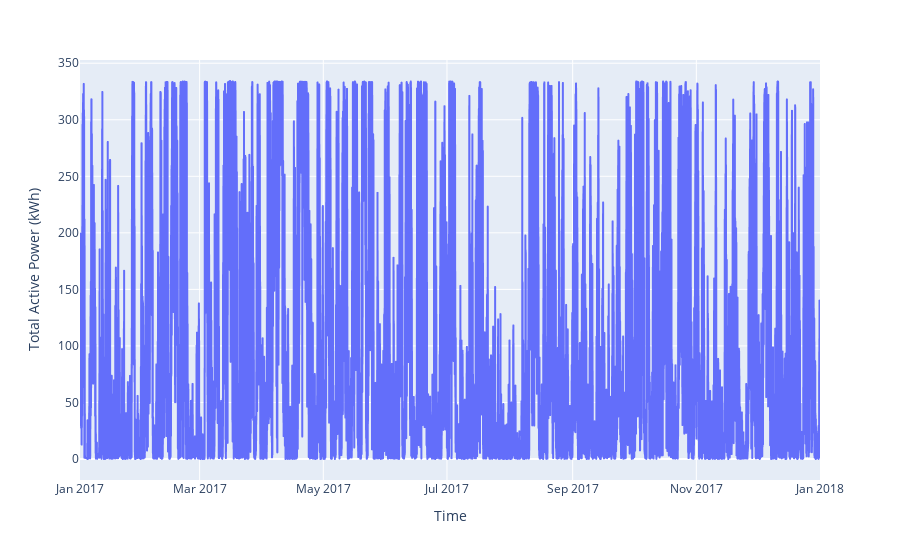

The notebook cell saved with this chart:
### Code cell
# Convert the 'Time' column to a datetime type
TP_DATA['Time'] = pd.to_datetime(TP_DATA['Time'])

# Create the line plot
fig = px.line(TP_DATA, x='Time', y='Total Active Power (kWh)')

# Show the plot
fig.show()

### Figure 1 — Plotly figure (JSON) as saved in the notebook; plotly's stock layout.template omitted (floating-point values rounded to 4 significant figures; data arrays with more than 128 entries replaced by an {"elided": "..."} marker saying what was removed)
{"data": [{"hovertemplate": "Time=%{x}<br>Total Active Power (kWh)=%{y}<extra></extra>", "legendgroup": "", "line": {"color": "#636efa", "dash": "solid"}, "marker": {"symbol": "circle"}, "mode": "lines", "name": "", "showlegend": false, "type": "scattergl", "x": {"elided": "39816 str values"}, "xaxis": "x", "y": {"elided": "39816 float values"}, "yaxis": "y"}], "layout": {"legend": {"tracegroupgap": 0}, "margin": {"t": 60}, "xaxis": {"anchor": "y", "domain": [0, 1], "title": {"text": "Time"}}, "yaxis": {"anchor": "x", "domain": [0, 1], "title": {"text": "Total Active Power (kWh)"}}}}
